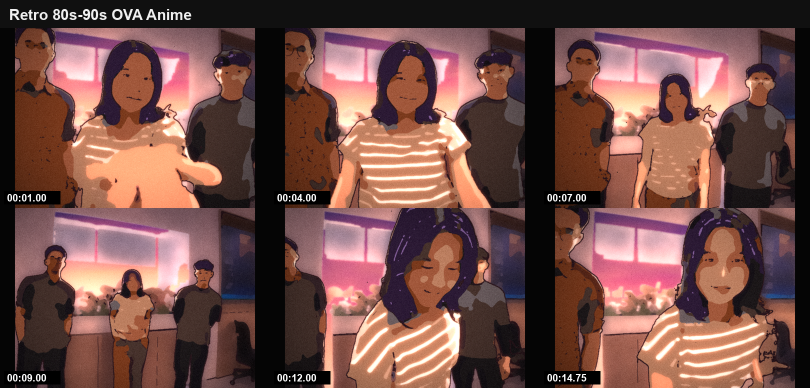
#> input picture styles/82-retro-ova-anime/example.png, 1620 x 776 px (shown at 1/2 size)
$ python -i render.py   (imports and definitions only)
#> lines starting #> are read from the running program, lines starting #| are printed output that depends on the picture; after the words box and inside, x2 and y2 are one past the last pixel; in counts of white or black regions, pixels touching at a corner belong together
"""Retro 80s-90s OVA anime restyle, frame by frame.

usage: python -I render.py <frames_dir> <masks_dir> <out_dir> [all | frame numbers...]

Built like a late-80s / early-90s OVA shot on film:
  CEL LAYER (people): a fixed cel colour model (k-means over the clip), flat
    fills, ONE hard shadow tone that is hue-shifted to violet (not just
    darker), a sharp hair sheen band, thin dark-brown ink lines (silhouette +
    colour boundaries), facial features as dark shapes. Lines get a tiny
    per-frame boil (1-2 px) like hand-traced cels.
  BACKGROUND: a matte painting, not cels: heavily smoothed posterised gouache,
    airbrushed gradients, painted texture, no ink lines, graded to dusk
    (violet shadows, warm amber light). Blown-out window light becomes a
    painted city-pop dusk sky (violet -> magenta -> amber with streaked
    clouds), anchored to the window shape every frame.
  FILM: halation + bloom on highlights, faded print (lifted blacks, magenta /
    cyan cast), coarse 35 mm grain new every frame, gate weave, dust, soft
    vignette, 4:3 pillarbox.
"""
import os
import sys
from multiprocessing import Pool

import cv2
import numpy as np

# [1 line that did not run here, left out]
ARGS = sys.argv[4:]
H, W = 1080, 1620
h, w = 540, 810
yy0, xx0 = np.mgrid[0:h, 0:w].astype(np.float32)
LW = np.array([0.55, 1.0, 1.0], np.float32)


# [4 lines left out: function frame_list, not called in this run]


def fbm(seed, hh, ww, octaves=4, base=6):
#> called with seed = 11, hh = 540, ww = 810, octaves = 5, base = 40
    rng = np.random.default_rng(seed)
    out = np.zeros((hh, ww), np.float32)
    amp, tot = 1.0, 0.0
    for o in range(octaves):
        c = base * 2 ** o
        n = rng.random((max(2, hh * c // ww), c)).astype(np.float32)
        out += amp * cv2.resize(n, (ww, hh), interpolation=cv2.INTER_CUBIC)
        tot += amp
        amp *= 0.5
    return out / tot


PAINT_TEX = (fbm(11, h, w, 5, 40) - 0.5).astype(np.float32)
CLOUD_TEX = fbm(23, 256, 512, 5, 4)
#> further down, picture is the input picture: shape (776, 1620, 3); mean B, G, R 72.6, 78.2, 115.3


# [40 lines left out: functions read, _people_lab, build_palette, not called in this run]


PAL = None


def init(pal, win):
    global PAL, WIN
    PAL, WIN = pal, win


# ---------------------------------------------------------------- background
# [21 lines left out: function dusk_sky, not called in this run]


def window_mask(src):
    """Blown, low-saturation highlights = the window light."""
    lum = cv2.cvtColor(src, cv2.COLOR_BGR2GRAY).astype(np.float32) / 255
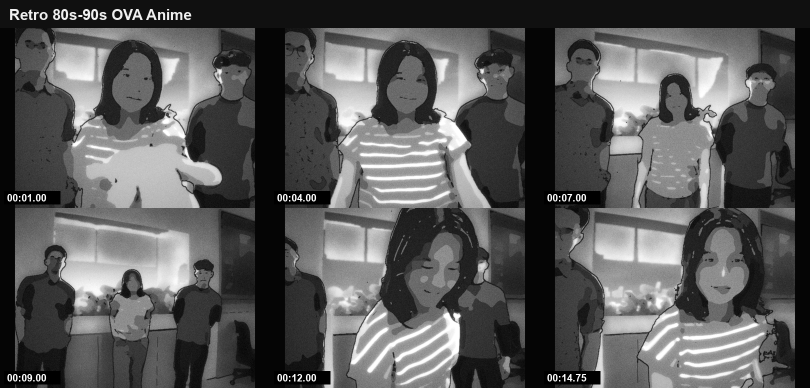
#> lum: shape (776, 1620) float32 (shown at 1/2 size); min 0, max 1, mean 0.348
    hsv = cv2.cvtColor(src, cv2.COLOR_BGR2HSV).astype(np.float32)
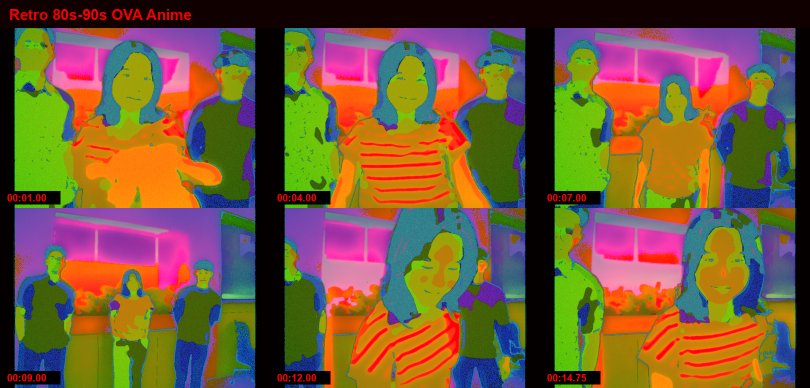
#> hsv: shape (776, 1620, 3) float32 (shown at 1/2 size); mean B, G, R 57.2, 89.4, 116.2
    win = ((lum > 0.80) & (hsv[..., 1] < 50)).astype(np.uint8)
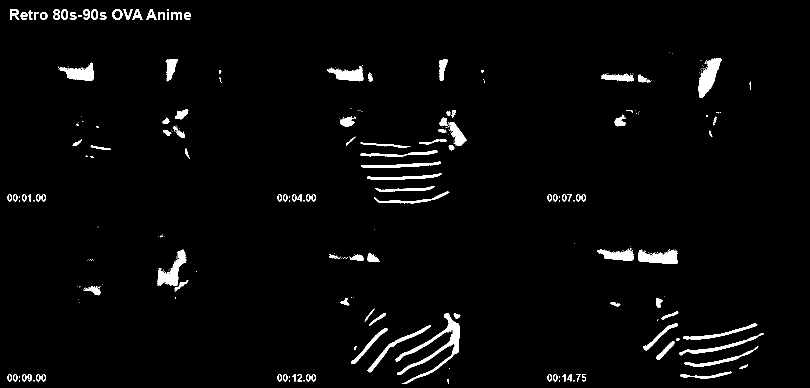
#> win: shape (776, 1620) (shown at 1/2 size); values 0 (black) and 1 (white), 2.7% white; 292 white regions (170 under 20 px), largest, box (x1, y1, x2, y2) and area: (791, 626, 919, 768) 3109, (1397, 117, 1444, 196) 1846, (315, 499, 373, 572) 1650
    win = cv2.morphologyEx(win, cv2.MORPH_OPEN, np.ones((5, 5), np.uint8))
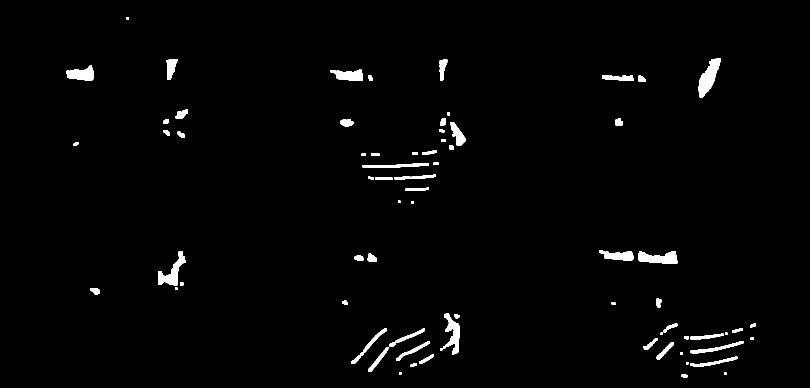
#> win: shape (776, 1620) (shown at 1/2 size); values 0 (black) and 1 (white), 1.7% white; 74 white regions, largest, box (x1, y1, x2, y2) and area: (1397, 117, 1442, 196) 1757, (316, 503, 372, 571) 1398, (1277, 502, 1355, 528) 1370
    win = cv2.morphologyEx(win, cv2.MORPH_CLOSE, np.ones((9, 9), np.uint8))
#> win: shape (776, 1620); values 0 (black) and 1 (white), 1.7% white; 58 white regions, largest, box (x1, y1, x2, y2) and area: (1397, 117, 1442, 196) 1769, (880, 627, 919, 709) 1629, (316, 503, 372, 580) 1551
    num, lb, st, _ = cv2.connectedComponentsWithStats(win, connectivity=8)
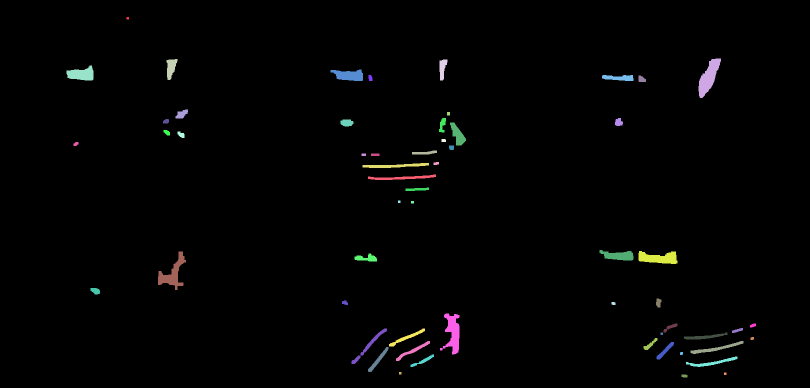
#> lb: shape (776, 1620) int32 (shown at 1/2 size); 59 distinct labels, from 0 to 58; one colour per label, 0 black
#> num = 59; st = 59 rows, first 6: [0, 0, 1620, 776, 1235218], [253, 34, 5, 5, 25], [1397, 117, 45, 79, 1769], [333, 118, 22, 42, 591], [879, 119, 16, 42, 441], [133, 131, 54, 30, 1105]
    ok = st[:, cv2.CC_STAT_AREA] > 1500
    ok[0] = False
    return ok[lb].astype(np.float32)
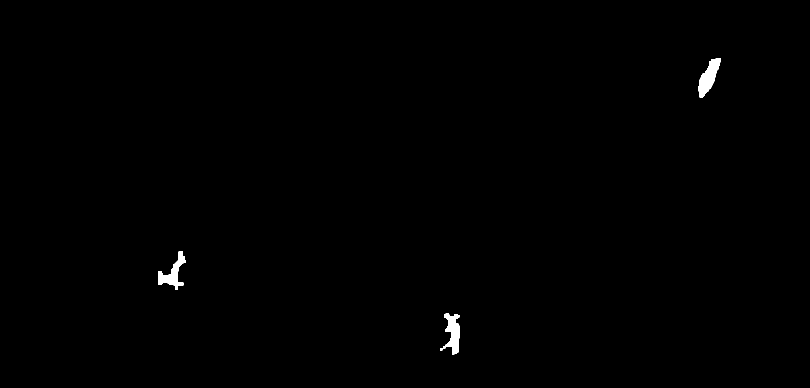
#> returned value: shape (776, 1620) float32 (shown at 1/2 size); values 0 (black) and 1 (white), 0.39% white; 3 white regions, box (x1, y1, x2, y2) and area: (1397, 117, 1442, 196) 1769, (880, 627, 919, 709) 1629, (316, 503, 372, 580) 1551


# [18 lines left out: function window_extents, not called in this run]


WIN = None


# [235 lines left out: functions background, heads, hair_mask, characters, film, render, not called in this run]


# [8 lines not run here, left out]

>>> import cv2
>>> picture = cv2.imread('example.png')
>>> result = window_mask(picture)
